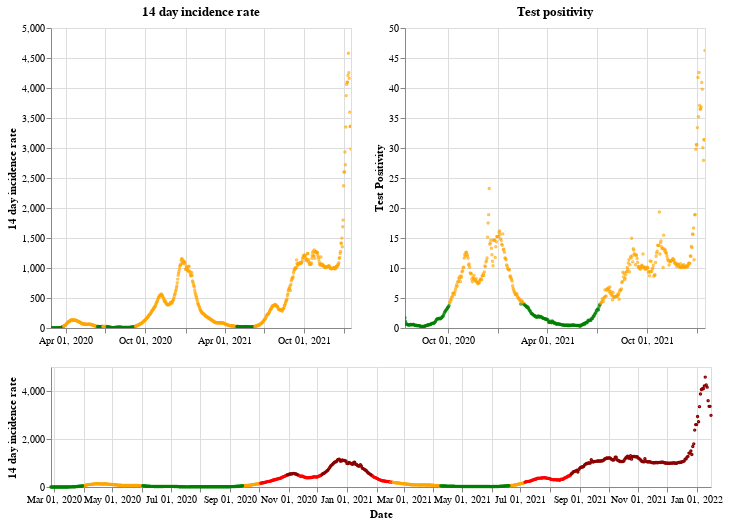

Here is the notebook cell this chart was saved with:
### Markdown cell above
## Wales

### Code cell
plot_traffic_light('Wales')

### Figure 1 — Vega-Lite specification as saved in the notebook (floating-point values rounded to 4 significant figures; data arrays with more than 128 entries replaced by an {"elided": "..."} marker saying what was removed)
{"config": {"view": {"continuousWidth": 400, "continuousHeight": 300}}, "vconcat": [{"hconcat": [{"mark": {"type": "point", "size": 2}, "encoding": {"color": {"condition": {"value": "green", "test": "(datum.twoWeeklyCasesRate <= 25)"}, "value": "orange"}, "tooltip": [{"type": "nominal", "field": "areaName"}, {"type": "temporal", "field": "date"}, {"type": "quantitative", "field": "twoWeeklyCasesRate"}, {"type": "quantitative", "field": "testPositivity"}], "x": {"type": "temporal", "axis": {"title": ""}, "field": "date", "scale": {"domain": {"selection": "DateBrush"}}, "timeUnit": "yearmonthdate"}, "y": {"type": "quantitative", "axis": {"title": "14 day incidence rate"}, "field": "twoWeeklyCasesRate"}}, "title": "14 day incidence rate", "width": 300}, {"mark": {"type": "point", "size": 2}, "encoding": {"color": {"condition": {"value": "green", "test": "(datum.testPositivity <= 4)"}, "value": "orange"}, "tooltip": [{"type": "nominal", "field": "areaName"}, {"type": "temporal", "field": "date"}, {"type": "quantitative", "field": "twoWeeklyCasesRate"}, {"type": "quantitative", "field": "testPositivity"}], "x": {"type": "temporal", "axis": {"title": ""}, "field": "date", "scale": {"domain": {"selection": "DateBrush"}}, "timeUnit": "yearmonthdate"}, "y": {"type": "quantitative", "axis": {"title": "Test Positivity"}, "field": "testPositivity"}}, "title": "Test positivity", "width": 300}]}, {"layer": [{"mark": {"type": "point", "size": 2}, "encoding": {"color": {"condition": {"value": "orange", "test": "(((datum.testPositivity < 4) && (datum.twoWeeklyCasesRate >= 50)) && (datum.twoWeeklyCasesRate < 200))"}, "value": "red"}, "opacity": {"condition": {"value": 1, "test": "((datum.twoWeeklyCasesRate >= 50) && (datum.twoWeeklyCasesRate < 500))"}, "value": 0}, "tooltip": [{"type": "nominal", "field": "areaName"}, {"type": "temporal", "field": "date"}, {"type": "quantitative", "field": "twoWeeklyCasesRate"}, {"type": "quantitative", "field": "testPositivity"}], "x": {"type": "temporal", "axis": {"title": "Date"}, "field": "date", "timeUnit": "yearmonthdate"}, "y": {"type": "quantitative", "axis": {"title": "14 day incidence rate"}, "field": "twoWeeklyCasesRate"}}, "selection": {"DateBrush": {"type": "interval", "encodings": ["x"], "fields": ["Time"]}}}, {"mark": {"type": "point", "size": 2}, "encoding": {"color": {"value": "darkred"}, "opacity": {"condition": {"value": 1, "test": "(datum.twoWeeklyCasesRate >= 500)"}, "value": 0}, "tooltip": [{"type": "nominal", "field": "areaName"}, {"type": "temporal", "field": "date"}, {"type": "quantitative", "field": "twoWeeklyCasesRate"}, {"type": "quantitative", "field": "testPositivity"}], "x": {"type": "temporal", "axis": {"title": "Date"}, "field": "date", "timeUnit": "yearmonthdate"}, "y": {"type": "quantitative", "axis": {"title": "14 day incidence rate"}, "field": "twoWeeklyCasesRate"}}}, {"mark": {"type": "point", "size": 2}, "encoding": {"color": {"condition": {"value": "green", "test": "((datum.testPositivity < 4) && (datum.twoWeeklyCasesRate < 50))"}, "value": "orange"}, "opacity": {"condition": {"value": 1, "test": "(datum.twoWeeklyCasesRate < 50)"}, "value": 0}, "tooltip": [{"type": "nominal", "field": "areaName"}, {"type": "temporal", "field": "date"}, {"type": "quantitative", "field": "twoWeeklyCasesRate"}, {"type": "quantitative", "field": "testPositivity"}], "x": {"type": "temporal", "axis": {"title": "Date"}, "field": "date", "timeUnit": "yearmonthdate"}, "y": {"type": "quantitative", "axis": {"title": "14 day incidence rate"}, "field": "twoWeeklyCasesRate"}}}], "height": 120, "width": 660}], "data": {"name": "data-ebed63863446fea3db41e8296932f90b"}, "$schema": "https://vega.github.io/schema/vega-lite/v4.8.1.json", "datasets": {"data-ebed63863446fea3db41e8296932f90b": {"elided": "690 records"}}}
